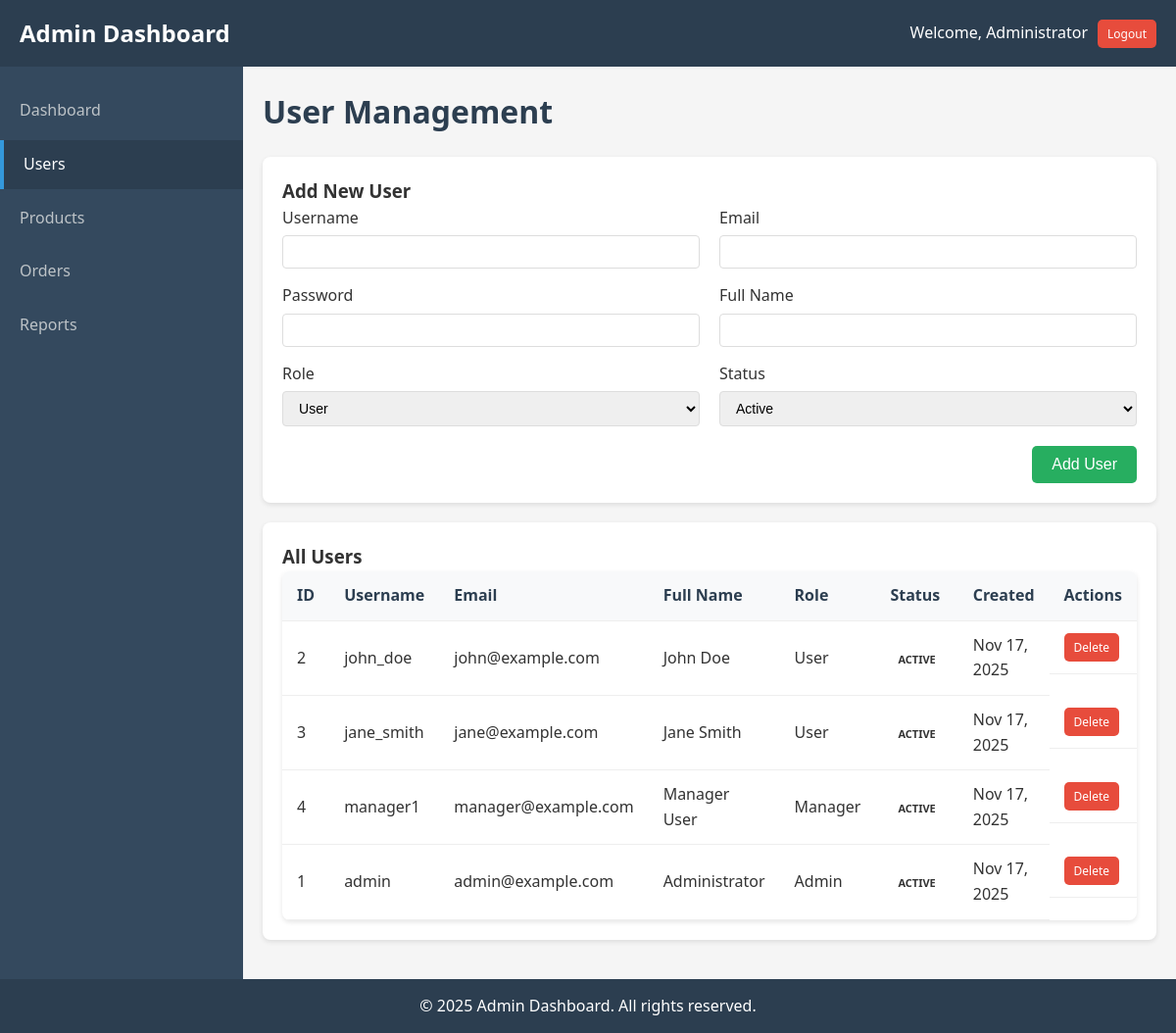
/users.php (signed in), run on the app's committed database.
### tables this page shows
CREATE TABLE `users` (
  `id` int(11) NOT NULL,
  `username` varchar(50) NOT NULL,
  `email` varchar(100) NOT NULL,
  `password` varchar(255) NOT NULL,
  `full_name` varchar(100) DEFAULT NULL,
  `role` enum('admin','manager','user') DEFAULT 'user',
  `status` enum('active','inactive') DEFAULT 'active',
  `created_at` timestamp NOT NULL DEFAULT current_timestamp(),
  `updated_at` timestamp NOT NULL DEFAULT current_timestamp() ON UPDATE current_timestamp()
);

### users.php (the view, shortened to what this page needs)
<?php
$database = new Database();
$db = $database->getConnection();
$users = $db->query("SELECT * FROM users ORDER BY created_at DESC")->fetchAll(PDO::FETCH_ASSOC);
?>
<!DOCTYPE html>
<html lang="en">
<head>
    <link rel="stylesheet" href="css/style.css">
</head>
<body>
    <?php include('includes/header.php'); ?>
    <div class="container">
        <?php include('includes/sidebar.php'); ?>
        <main class="main-content">
            <h1>User Management</h1>
            <div class="form-container">
                <h3>Add New User</h3>
                <form method="POST">
                    <div class="form-row">
                        <div class="form-field">
                            <label for="username">Username</label>
                            <input type="text" id="username" name="username" required>
                        </div>
                        <div class="form-field">
                            <label for="email">Email</label>
                            <input type="email" id="email" name="email" required>
                        </div>
                    </div>
                    <div class="form-row">
                        <div class="form-field">
                            <label for="password">Password</label>
                            <input type="password" id="password" name="password" required>
                        </div>
                        <div class="form-field">
                            <label for="full_name">Full Name</label>
                            <input type="text" id="full_name" name="full_name" required>
                        </div>
                    </div>
                    <div class="form-row">
                        <div class="form-field">
                            <label for="role">Role</label>
                            <select id="role" name="role" required>
                                <option value="user">User</option>
                            </select>
                        </div>
                        <div class="form-field">
                            <label for="status">Status</label>
                            <select id="status" name="status" required>
                                <option value="active">Active</option>
                            </select>
                        </div>
                    </div>
                    <div class="form-actions">
                        <button type="submit" name="add_user" class="btn btn-success">Add User</button>
                    </div>
                </form>
            </div>
            <div class="data-table-container">
                <h3>All Users</h3>
                <table class="data-table">
                    <thead>
                        <tr>
                            <th>ID</th>
                            <th>Username</th>
                            <th>Email</th>
                            <th>Full Name</th>
                            <th>Role</th>
                            <th>Status</th>
                            <th>Created</th>
                            <th>Actions</th>
                        </tr>
                    </thead>
                    <tbody>
                        <?php foreach($users as $user): ?>
                        <tr>
                            <td><?php echo $user['id']; ?></td>
                            <td><?php echo $user['username']; ?></td>
                            <td><?php echo $user['email']; ?></td>
                            <td><?php echo $user['full_name']; ?></td>
                            <td><?php echo ucfirst($user['role']); ?></td>
                            <td><span class="status status-<?php echo $user['status']; ?>"><?php echo ucfirst($user['status']); ?></span></td>
                            <td><?php echo date('M j, Y', strtotime($user['created_at'])); ?></td>
                            <td class="action-buttons">
                                <a href="users.php?action=delete&id=<?php echo $user['id']; ?>" class="btn btn-danger btn-sm" onclick="return confirm('Are you sure?')">Delete</a>
                            </td>
                        </tr>
                        <?php endforeach; ?>
                    </tbody>
                </table>
            </div>
        </main>
    </div>
    <?php include('includes/footer.php'); ?>
</body>
</html>

### css/style.css (style rules this page uses)
* { margin: 0; padding: 0; box-sizing: border-box; }
body { font-family: 'Segoe UI', Tahoma, Geneva, Verdana, sans-serif; background-color: #f5f5f5; color: #333; line-height: 1.6; }
.btn { display: inline-block; padding: 10px 20px; background: #3498db; color: white; border: none; border-radius: 5px; cursor: pointer; font-size: 16px; text-decoration: none; text-align: center; }
.container { display: flex; min-height: 100vh; }
.main-content { flex: 1; padding: 20px; background: #f5f5f5; }
.main-content h1 { margin-bottom: 20px; color: #2c3e50; }
.data-table { width: 100%; background: white; border-collapse: collapse; box-shadow: 0 2px 5px rgba(0, 0, 0, 0.1); border-radius: 8px; overflow: hidden; }
.data-table th, .data-table td { padding: 12px 15px; text-align: left; border-bottom: 1px solid #eee; }
.data-table th { background: #f8f9fa; font-weight: 600; color: #2c3e50; }
.status { padding: 5px 10px; border-radius: 20px; font-size: 12px; font-weight: 600; text-transform: uppercase; }
.form-container { background: white; padding: 20px; border-radius: 8px; box-shadow: 0 2px 5px rgba(0, 0, 0, 0.1); margin-bottom: 20px; }
.form-row { display: flex; flex-wrap: wrap; gap: 20px; margin-bottom: 15px; }
.form-field { flex: 1; min-width: 200px; }
.form-field label { display: block; margin-bottom: 5px; font-weight: 500; }
.form-field input, .form-field select, .form-field textarea { width: 100%; padding: 8px 12px; border: 1px solid #ddd; border-radius: 4px; font-size: 14px; }
.form-actions { margin-top: 20px; text-align: right; }
.btn-success { background: #27ae60; }
.btn-danger { background: #e74c3c; }
.action-buttons { display: flex; gap: 5px; }
.btn-sm { padding: 5px 10px; font-size: 14px; }
.data-table-container { background: white; padding: 20px; border-radius: 8px; box-shadow: 0 2px 5px rgba(0, 0, 0, 0.1); margin-bottom: 20px; }
.btn-sm { padding: 5px 10px; font-size: 12px; }
.status { padding: 4px 8px; border-radius: 12px; font-size: 11px; font-weight: 600; }

### data on the page
users: id "2", username "john_doe", email "john@example.com", full_name "John Doe", role "User", status "ACTIVE", created_at "Nov 17, 2025"
users: id "3", username "jane_smith", email "jane@example.com", full_name "Jane Smith", role "User", status "ACTIVE", created_at "Nov 17, 2025"
users: id "4", username "manager1", email "manager@example.com", full_name "Manager User", role "Manager", status "ACTIVE", created_at "Nov 17, 2025"
users: id "1", username "admin", email "admin@example.com", full_name "Administrator", role "Admin", status "ACTIVE", created_at "Nov 17, 2025"

### other printed values
$_SESSION['full_name'] "Administrator"
